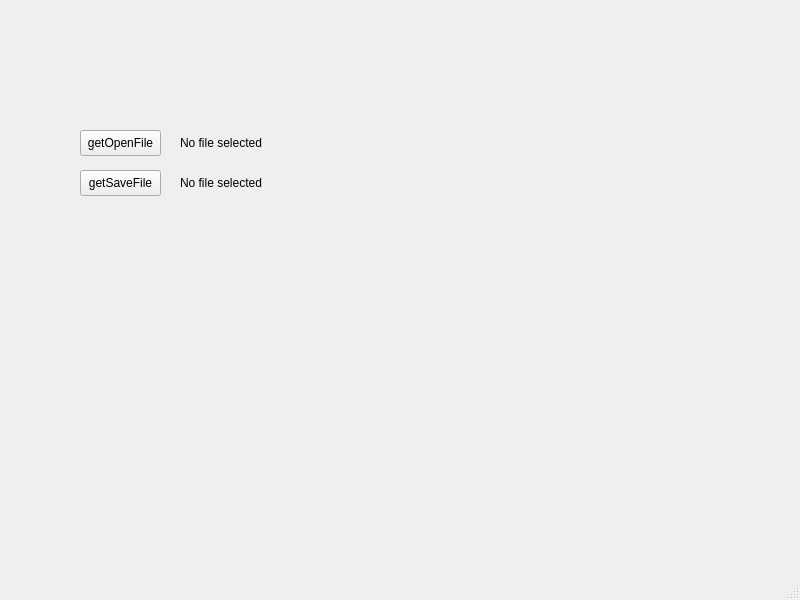
<?xml version="1.0" encoding="UTF-8"?>
<ui version="4.0">
 <class>MainWindow</class>
 <widget class="QMainWindow" name="MainWindow">
  <property name="geometry">
   <rect>
    <x>0</x>
    <y>0</y>
    <width>800</width>
    <height>600</height>
   </rect>
  </property>
  <property name="windowTitle">
   <string>MainWindow</string>
  </property>
  <widget class="QWidget" name="centralwidget">
   <widget class="QPushButton" name="pushButton">
    <property name="geometry">
     <rect>
      <x>80</x>
      <y>130</y>
      <width>81</width>
      <height>26</height>
     </rect>
    </property>
    <property name="text">
     <string>getOpenFile</string>
    </property>
   </widget>
   <widget class="QPushButton" name="pushButton_2">
    <property name="geometry">
     <rect>
      <x>80</x>
      <y>170</y>
      <width>81</width>
      <height>26</height>
     </rect>
    </property>
    <property name="text">
     <string>getSaveFile</string>
    </property>
   </widget>
   <widget class="QLabel" name="label">
    <property name="geometry">
     <rect>
      <x>180</x>
      <y>135</y>
      <width>111</width>
      <height>16</height>
     </rect>
    </property>
    <property name="text">
     <string>No file selected</string>
    </property>
   </widget>
   <widget class="QLabel" name="label_2">
    <property name="geometry">
     <rect>
      <x>180</x>
      <y>175</y>
      <width>91</width>
      <height>16</height>
     </rect>
    </property>
    <property name="text">
     <string>No file selected</string>
    </property>
   </widget>
  </widget>
  <widget class="QMenuBar" name="menubar">
   <property name="geometry">
    <rect>
     <x>0</x>
     <y>0</y>
     <width>800</width>
     <height>33</height>
    </rect>
   </property>
  </widget>
  <widget class="QStatusBar" name="statusbar"/>
 </widget>
 <resources/>
 <connections/>
</ui>
